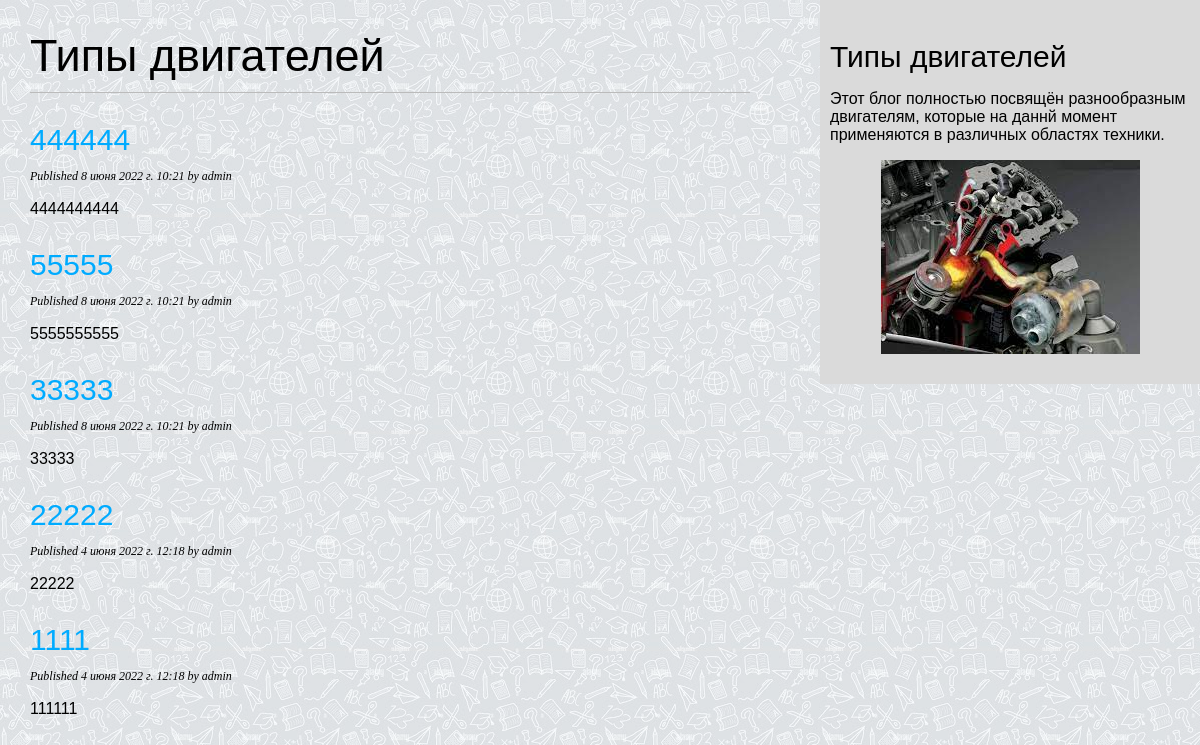
/blog/, run on an earlier commit of the app's database.
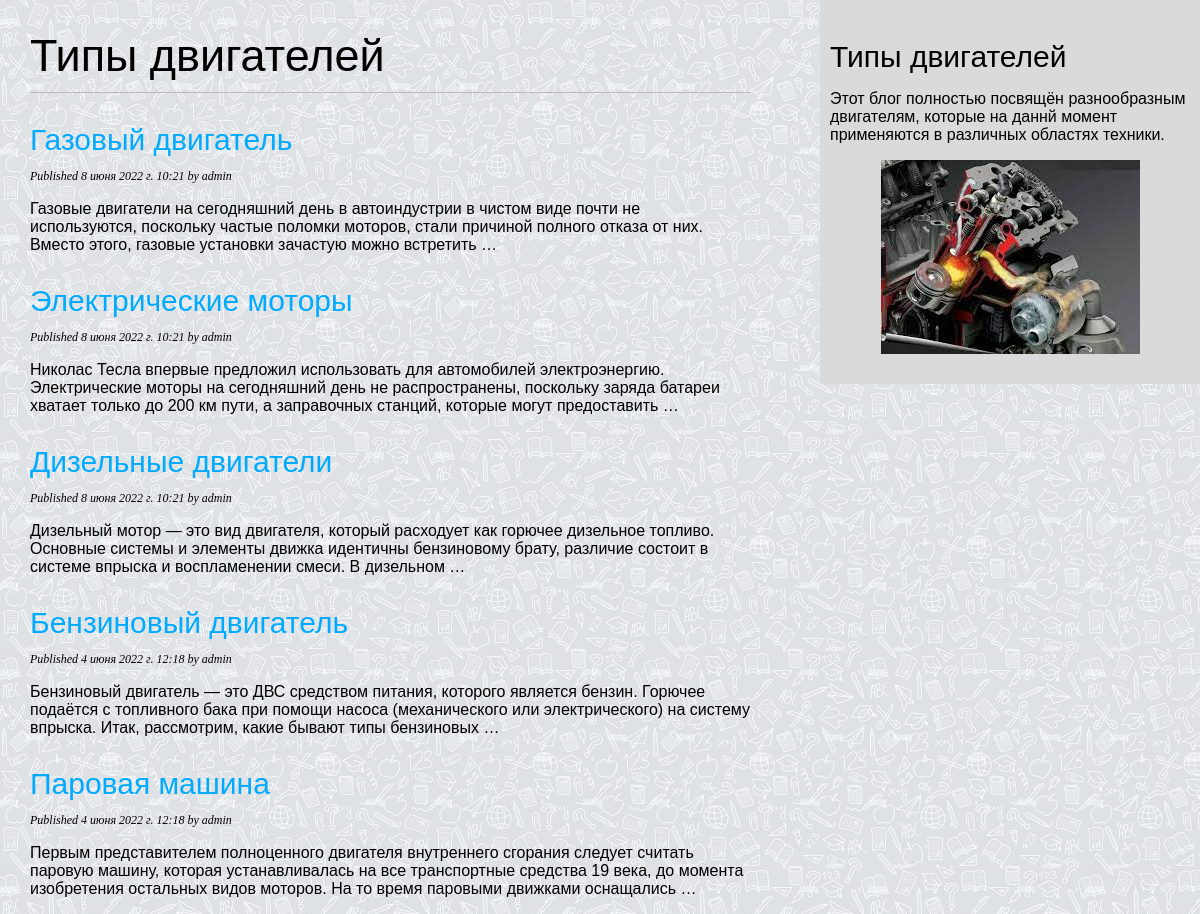
And on a later commit of the database.
### blog/models.py (models this page shows, shortened)
class Post(models.Model):
    class Status(models.TextChoices):
        DRAFT = 'DF', 'Draft'
        PUBLISHED = 'PB', 'Published'
    title = models.CharField(max_length=250)
    slug = models.SlugField(max_length=250)
    author = models.ForeignKey(User,
    on_delete=models.CASCADE,
    related_name='blog_posts')
    body = models.TextField()
    publish = models.DateTimeField(default=timezone.now)
    created = models.DateTimeField(auto_now_add=True)
    updated = models.DateTimeField(auto_now=True)
    status = models.CharField(max_length=2,
    choices=Status.choices,
    default=Status.DRAFT)
    objects = models.Manager() # The default manager.
    published = PublishedManager() # Our custom manager.
    class Meta:
        ordering = ['-publish']
        indexes = [
            models.Index(fields=['-publish']),
        ]

### blog/views.py (the view)
# urls.py: path('', views.post_list, name='post_list'),
def post_list(request):
    posts = Post.published.all()
    return render(request,
    'blog/post/list.html',
    {'posts': posts})

### blog/models.py (called while the page is built)
    def get_queryset(self):
        return super().get_queryset()\
    .filter(status=Post.Status.PUBLISHED)

### blog/templates/blog/post/list.html (shortened to what this page needs)
{% extends "blog/base.html" %}
{% block content %}
  <h1>Типы двигателей</h1>
  {% for post in posts %}
    <h2>
      <a href="{% url 'blog:post_detail' post.id %}">
        {{ post.title }}
      </a>
    </h2>
    <p class="date">
      Published {{ post.publish }} by {{ post.author }}
    </p>
    {{ post.body|truncatewords:30|linebreaks }}
  {% endfor %}
{% endblock %}

What changed in the data, as far as the page shows it:
changed Post: title "444444" → "Газовый двигатель"; body "4444444444" → "Газовые двигатели на сегодняшний день в автоиндустрии в чистом виде почти не используются, поскольку частые поломки моторов, стали причиной полного отказа от них. Вместо этого, газовые установки зачастую можно встретить …"
changed Post: title "55555" → "Электрические моторы"; body "5555555555" → "Николас Тесла впервые предложил использовать для автомобилей электроэнергию. Электрические моторы на сегодняшний день не распространены, поскольку заряда батареи хватает только до 200 км пути, а заправочных станций, которые могут предоставить …"
changed Post: title "33333" → "Дизельные двигатели"; body "33333" → "Дизельный мотор — это вид двигателя, который расходует как горючее дизельное топливо. Основные системы и элементы движка идентичны бензиновому брату, различие состоит в системе впрыска и воспламенении смеси. В дизельном …"
changed Post: title "22222" → "Бензиновый двигатель"; body "22222" → "Бензиновый двигатель — это ДВС средством питания, которого является бензин. Горючее подаётся с топливного бака при помощи насоса (механического или электрического) на систему впрыска. Итак, рассмотрим, какие бывают типы бензиновых …"
changed Post: title "1111" → "Паровая машина"; body "111111" → "Первым представителем полноценного двигателя внутреннего сгорания следует считать паровую машину, которая устанавливалась на все транспортные средства 19 века, до момента изобретения остальных видов моторов. На то время паровыми движками оснащались …"
